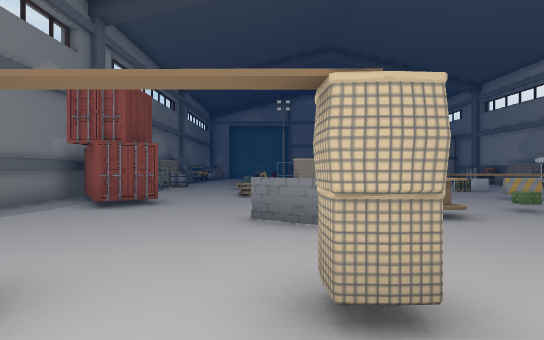
view 1 (above)

23 first-person views from a walk through a scene from a Unity 3-D project. The camera is 1.5 m above the floor, looks level and sees 80° across. The floor is counted in squares, 2 m on a side. Each view is taken from the middle of a square. On the plan, view 1 faces up. The plan holds only what a view shows up to about 11 squares ahead; the rest is blank. The place goes on beyond the plan. The player character is not drawn. Some animated figures are left out. Some surface patterns are stand-ins.

view 2
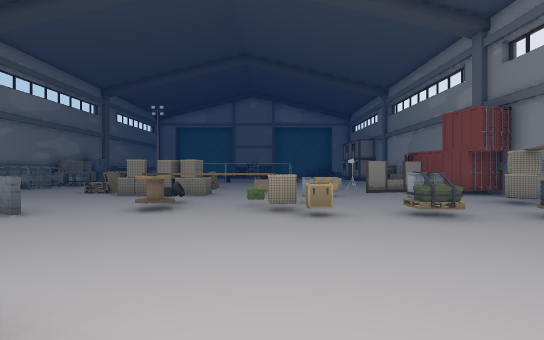

view 3
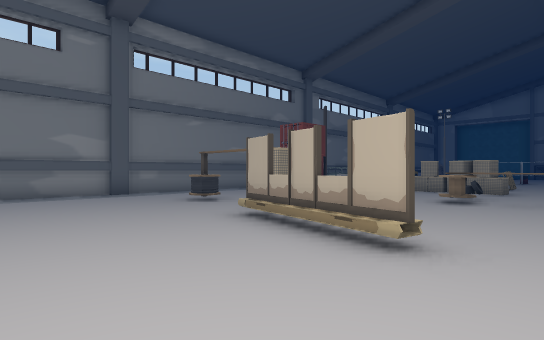

view 4
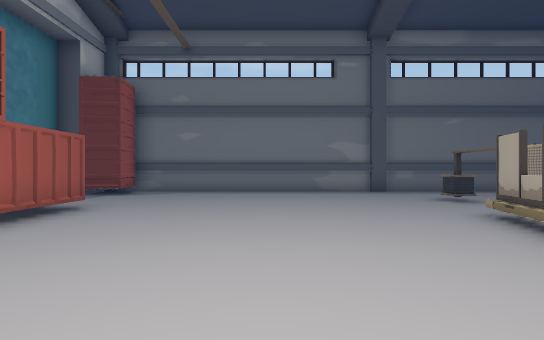

view 5
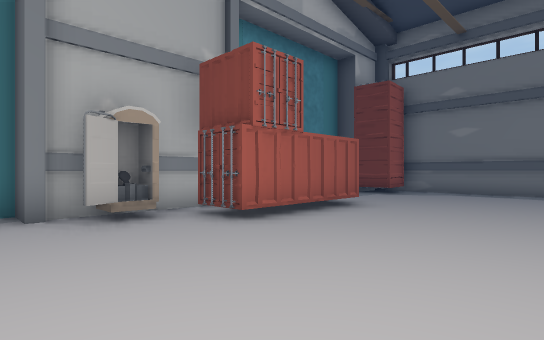

view 6
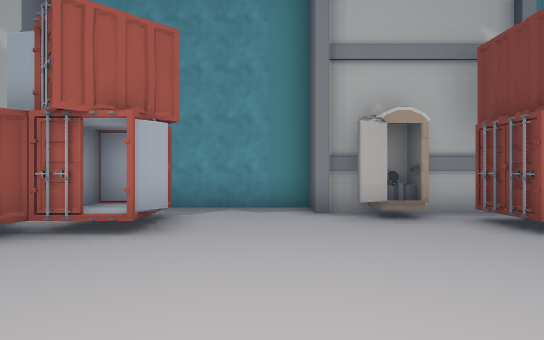

view 7
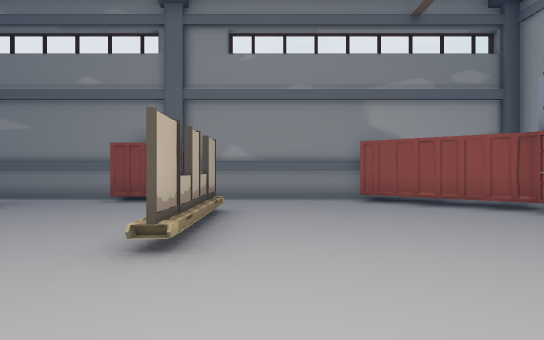

view 8
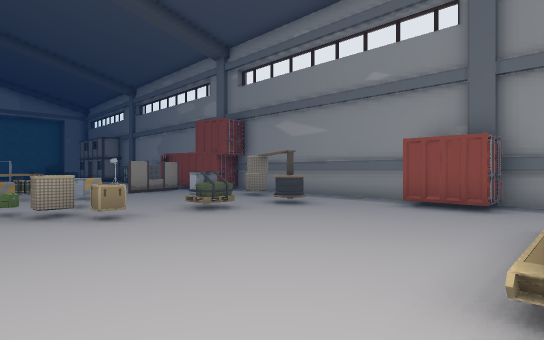

view 9
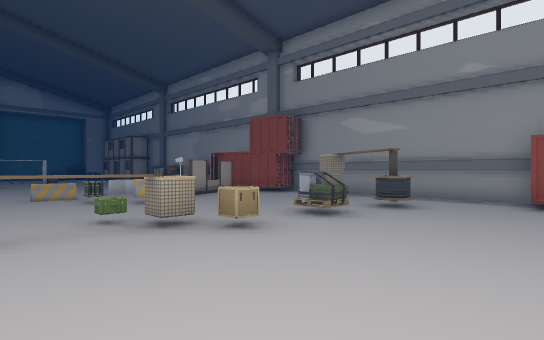

view 10
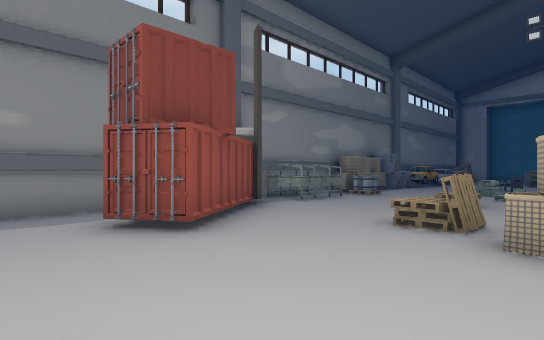

view 11
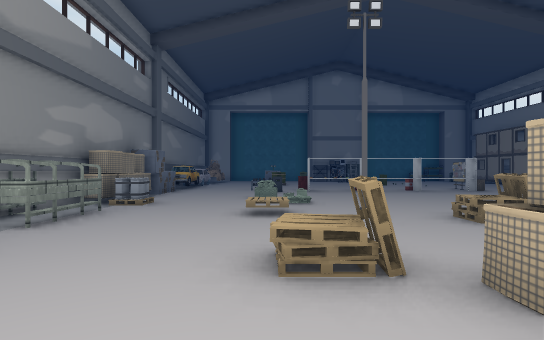

view 12
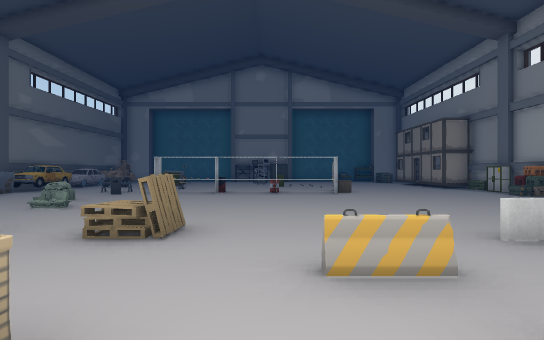

view 13
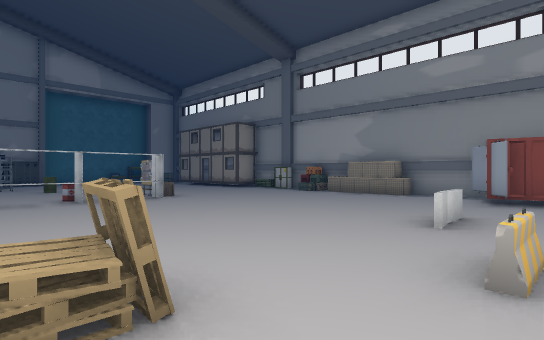

view 14
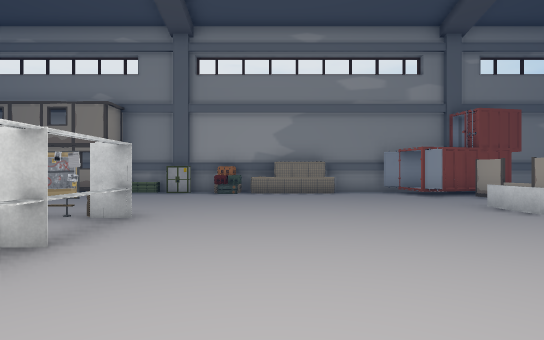

view 15
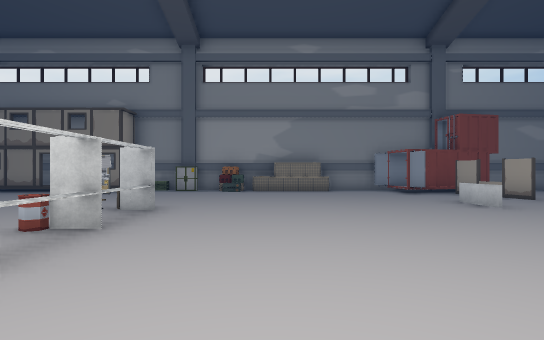

view 16
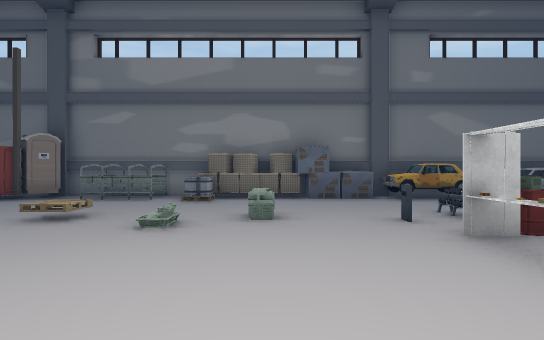

view 17
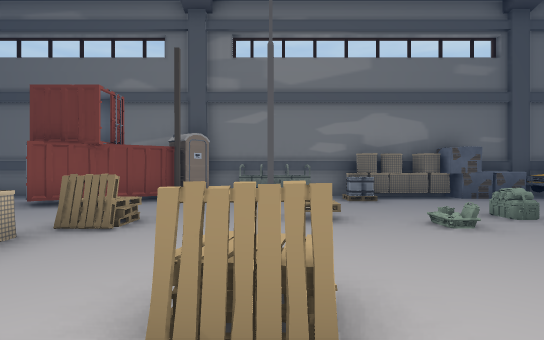

view 18
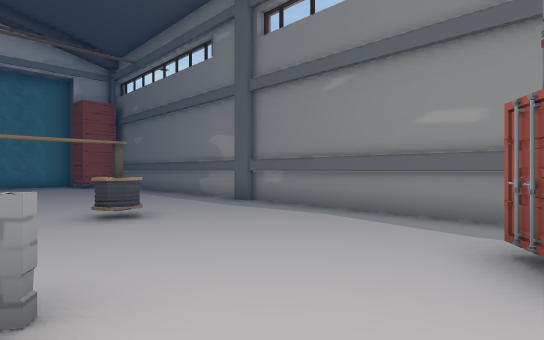

view 19
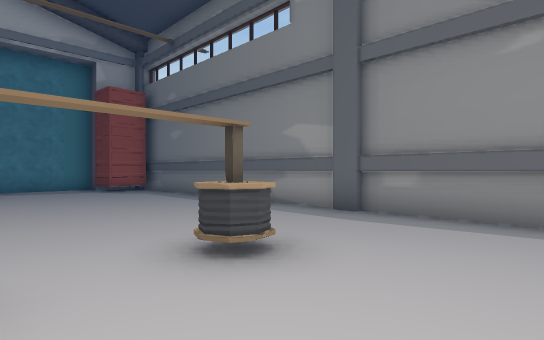

view 20
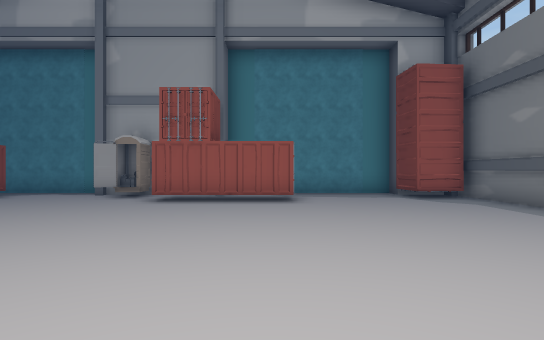

view 21
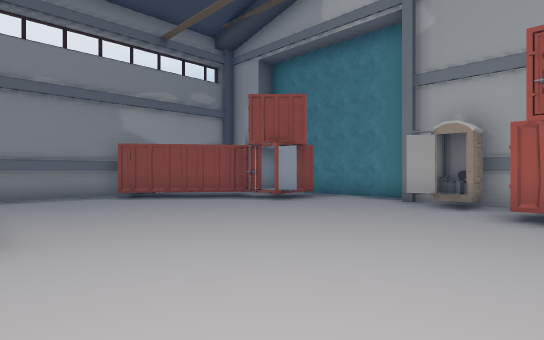

view 22
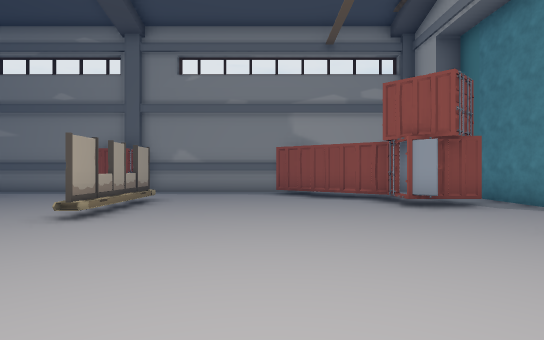

view 23
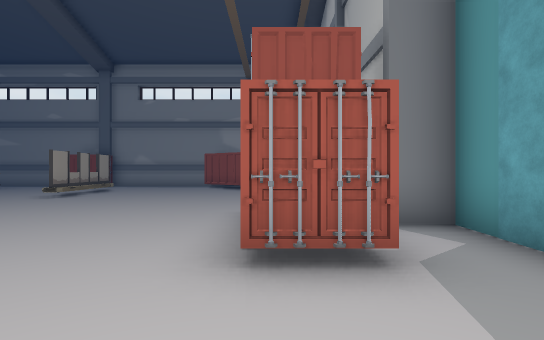

### Floor plan
Points are (right, up) in squares from view 1. A wall is a line through its corners. A room is listed if a view was taken in it or the views show most of it. See-through windows are left out.
Room 1 (views 1, 2, 3, 4, 5, 6, 7, 8, 9, 10, 11, 12, 13, 14, 15, 16, 17, 18, 19, 20, 21, 22, 23)
walls: (4.5, 5.1) (3.4, 5.1); (0.7, 4.3) (-0.3, 5); (3.9, 0) (1.8, 0.4); (8.2, 9.6) (10.2, 10.3); (9.7, 10) (8, 9.4); (9.1, -0.9) (5.9, -0.9); (12.1, 7.1) (12.1, 8); (-5.4, 9.4) (-5.4, -8.4); (12.1, 2) (12.1, 6.9); (12.1, 8.5) (12.1, 9); (12.1, 12) (12.1, 14.4); (11.3, 14.2) (11.6, 16.2); (11.7, 14) (11.3, 16.5); (-5.4, 14.5) (-5.4, 10.1); (12.1, -4.6) (12.1, 0.4); (2.2, -8.8) (5.2, -8.8) (5.2, -9.5) (9.5, -9.5); (12.1, 15.9) (12.1, 16.5); (-3.8, -8.8) (-3.8, -9.5) (1.4, -9.5) (1.4, -8.6); (12.1, 17.8) (12.1, 18.5)
objects: other object (-5, 10); other object (-5, 15) to (-5, 16); other object (-5, 17); other object (-5, 18); car (-5, 19); container (-4, -8); container (-4, 7) to (-3, 9); truck (-4, 12); pallet (-4, 14); other object (-4, 17); other object (-2, 2); other object (-1, 10) to (0, 10); other object (-1, 16); shield (-1, 18); rack (-1, 19); container (0, -8) to (3, -7); barrier (0, 2); basket (0, 15); other object (0, 18); barrel (0, 19); other object (1, 1); barrier (1, 2); other object (1, 9) to (3, 9); other object (1, 18); other object (2, 19); other object (3, 5); other object (3, 6); other object (3, 12); other object (3, 18); other object (4, -8); barrel (4, 19); barrier (5, 5); crate (5, 6); other object (5, 9); barricade (5, 10); other object (5, 18) to (6, 18); crate (6, 4) to (6, 5); barrel (6, 6); barricade (6, 8) to (7, 8); crate (6, 19); plank (7, 11); container (8, -8) to (9, -7); pallet (8, 4); other object (8, 9); container (10, -7) to (11, -5); other object (10, 4); barrier (10, 6); container (10, 9) to (11, 11); container (11, 1) to (11, 2); barrier (11, 6); other object (11, 17) to (12, 17); other object (12, 19)

Where each view was taken, in squares from view 1:
view 1: 0 up, 0 right, facing up
view 2: 1 down, 5 right, facing up
view 3: 3 down, 5 right, facing up-left
view 4: 3 down, 6 right, facing left
view 5: 3 down, 6 right, facing down-left
view 6: 3 down, 6 right, facing down
view 7: 2 down, 3 right, facing right
view 8: 1 down, 4 right, facing up-right
view 9: 1 up, 3 right, facing up-right
view 10: 5 up, 1 right, facing up-left
view 11: 7 up, 1 left, facing up
view 12: 8 up, 4 right, facing up
view 13: 10 up, 2 right, facing up-right
view 14: 16 up, 1 right, facing right
view 15: 16 up, 0 right, facing right
view 16: 16 up, 4 right, facing left
view 17: 12 up, 4 right, facing left
view 18: 7 up, 0 right, facing down-left
view 19: 4 up, 0 right, facing down-left
view 20: 1 up, 0 right, facing down
view 21: 1 down, 2 right, facing down-right
view 22: 4 down, 1 right, facing right
view 23: 7 down, 3 left, facing right
